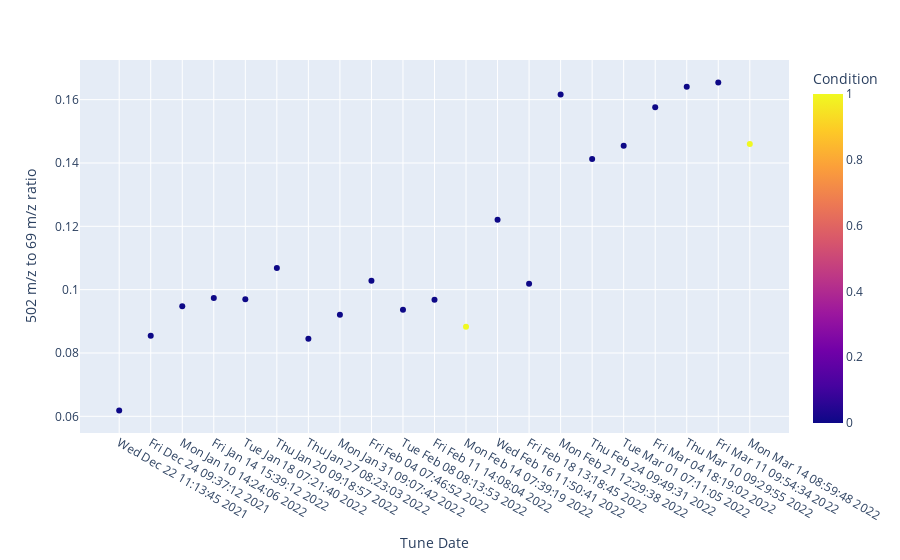

Notebook code cell kept with this figure:
### Code cell
# plotly plot for the data
import plotly.express as px
fig = px.scatter(df, x="Tune Date", y="502 m/z to 69 m/z ratio", color="Condition")
fig.show()

### Figure 1 — Plotly figure (JSON) as saved in the notebook; plotly's stock layout.template omitted (floating-point values rounded to 4 significant figures)
{"data": [{"hovertemplate": "Tune Date=%{x}<br>502 m/z to 69 m/z ratio=%{y}<br>Condition=%{marker.color}<extra></extra>", "legendgroup": "", "marker": {"color": [0, 0, 0, 0, 0, 0, 0, 0, 0, 0, 0, 1, 0, 0, 0, 0, 0, 0, 0, 0, 1], "coloraxis": "coloraxis", "symbol": "circle"}, "mode": "markers", "name": "", "orientation": "v", "showlegend": false, "type": "scatter", "x": ["Wed Dec 22 11:13:45 2021", "Fri Dec 24 09:37:12 2021", "Mon Jan 10 14:24:06 2022", "Fri Jan 14 15:39:12 2022", "Tue Jan 18 07:21:40 2022", "Thu Jan 20 09:18:57 2022", "Thu Jan 27 08:23:03 2022", "Mon Jan 31 09:07:42 2022", "Fri Feb 04 07:46:52 2022", "Tue Feb 08 08:13:53 2022", "Fri Feb 11 14:08:04 2022", "Mon Feb 14 07:39:19 2022", "Wed Feb 16 11:50:41 2022", "Fri Feb 18 13:18:45 2022", "Mon Feb 21 12:29:38 2022", "Thu Feb 24 09:49:31 2022", "Tue Mar 01 07:11:05 2022", "Fri Mar 04 18:19:02 2022", "Thu Mar 10 09:29:55 2022", "Fri Mar 11 09:54:34 2022", "Mon Mar 14 08:59:48 2022"], "xaxis": "x", "y": [0.0618, 0.08546, 0.09473, 0.09736, 0.09694, 0.1069, 0.08449, 0.09207, 0.1028, 0.09368, 0.0968, 0.08832, 0.1221, 0.1018, 0.1616, 0.1413, 0.1454, 0.1576, 0.164, 0.1654, 0.146], "yaxis": "y"}], "layout": {"coloraxis": {"colorbar": {"title": {"text": "Condition"}}, "colorscale": [[0, "#0d0887"], [0.1111, "#46039f"], [0.2222, "#7201a8"], [0.3333, "#9c179e"], [0.4444, "#bd3786"], [0.5556, "#d8576b"], [0.6667, "#ed7953"], [0.7778, "#fb9f3a"], [0.8889, "#fdca26"], [1, "#f0f921"]]}, "legend": {"tracegroupgap": 0}, "margin": {"t": 60}, "xaxis": {"anchor": "y", "domain": [0, 1], "title": {"text": "Tune Date"}}, "yaxis": {"anchor": "x", "domain": [0, 1], "title": {"text": "502 m/z to 69 m/z ratio"}}}}
